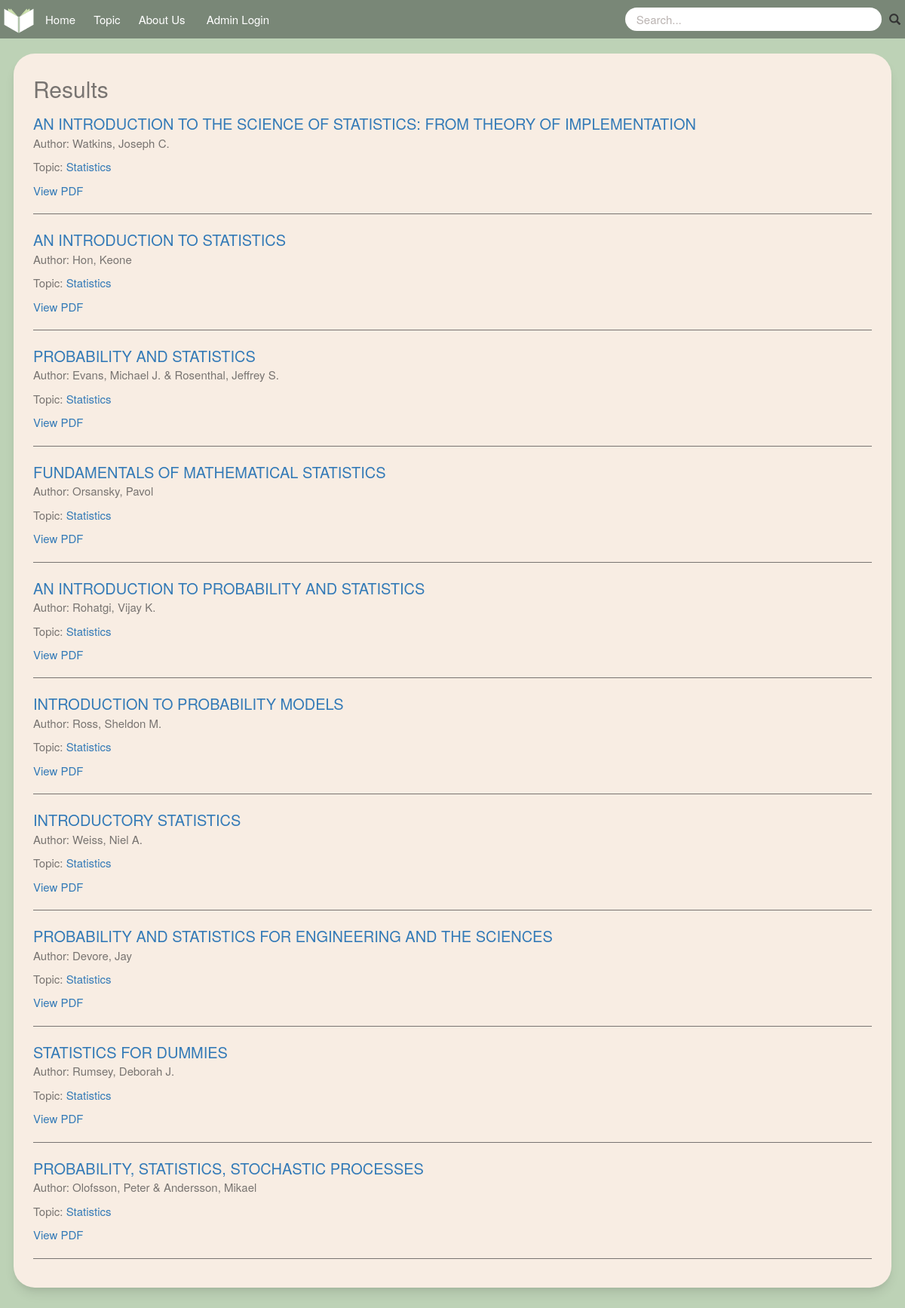
Screenshot of /filter/Statistics with the database file from the repository.
### models.py (models this page shows, shortened)
class Book(db.Model):
    __bind_key__ = 'books'
    id = db.Column(db.Integer, primary_key=True)
    title = db.Column(db.String(400), nullable=False)
    author = db.Column(db.String(400), nullable=False)
    url = db.Column(db.String(600), nullable=False)
    topic = db.Column(db.String(20), nullable=False)
    summary = db.Column(db.Text, nullable=False)
    date_created = db.Column(db.DateTime, default=datetime.utcnow)

### main.py (the view)
@main.route('/filter/<string:topic>')
def filter(topic):
    form = request.form
    books = Book.query.filter_by(topic=topic).all()
    return render_template('search.html', books=books)

### templates/search.html (shortened to what this page needs)
{% extends 'base.html' %}
{% block body %}
<div class="panel" style="width: 97%; overflow: auto; margin: 2rem auto; align-self: center;">
    <div style="overflow-y: scroll; max-height:80vh;">
        <p style="font-size: 3rem;">Results</p>
        {% if books|length < 1 %}
        <p>No results found</p>
        {% else %}
        {% for book in books %}
        <a href="/book/{{book.id}}" style="font-size: 2rem;">{{book.title}}</a>
        <p>Author: {{book.author}}</p>
        <p>Topic:<a href='/filter/{{book.topic}}'> {{book.topic}}</a></p>
        <a href={{book.url}} target="_blank" rel="noopener noreferrer">View PDF</a>
        <hr style="background-color: #787471ff; height: 1px; border: 0;">
        {% endfor %}
        {% endif %}
    </div>
</div>
{% endblock %}

### static/css/main.css (style rules this page uses)
body { font-size:1.5rem; background-color: #bdd2b6ff; }
.panel { background-color: #f8ede3ff; border-radius: 28px; padding: 2.5rem; margin: 0.75rem; color: #787471ff; --tw-shadow: 0 10px 15px -3px rgba(0, 0, 0, 0.1), 0 4px 6px -2px rgba(0, 0, 0, 0.05); box-shadow: var(--tw-ring-offset-shadow, 0 0 #0000), var(--tw-ring-shadow, 0 0 #0000), var(--tw-shadow); height: fit-content; width: fit-content; overflow: auto; }

### rows the page displays
Book: title "AN INTRODUCTION TO THE SCIENCE OF STATISTICS: FROM THEORY OF IMPLEMENTATION", author "Watkins, Joseph C.", topic "Statistics"
Book: title "AN INTRODUCTION TO STATISTICS", author "Hon, Keone", topic "Statistics"
Book: title "PROBABILITY AND STATISTICS", author "Evans, Michael J. & Rosenthal, Jeffrey S.", topic "Statistics"
Book: title "FUNDAMENTALS OF MATHEMATICAL STATISTICS", author "Orsansky, Pavol", topic "Statistics"
Book: title "AN INTRODUCTION TO PROBABILITY AND STATISTICS", author "Rohatgi, Vijay K.", topic "Statistics"
Book: title "INTRODUCTION TO PROBABILITY MODELS", author "Ross, Sheldon M.", topic "Statistics"
Book: title "INTRODUCTORY STATISTICS", author "Weiss, Niel A.", topic "Statistics"
Book: title "PROBABILITY AND STATISTICS FOR ENGINEERING AND THE SCIENCES", author "Devore, Jay", topic "Statistics"
Book: title "STATISTICS FOR DUMMIES", author "Rumsey, Deborah J.", topic "Statistics"
Book: title "PROBABILITY, STATISTICS, STOCHASTIC PROCESSES", author "Olofsson, Peter & Andersson, Mikael", topic "Statistics"
